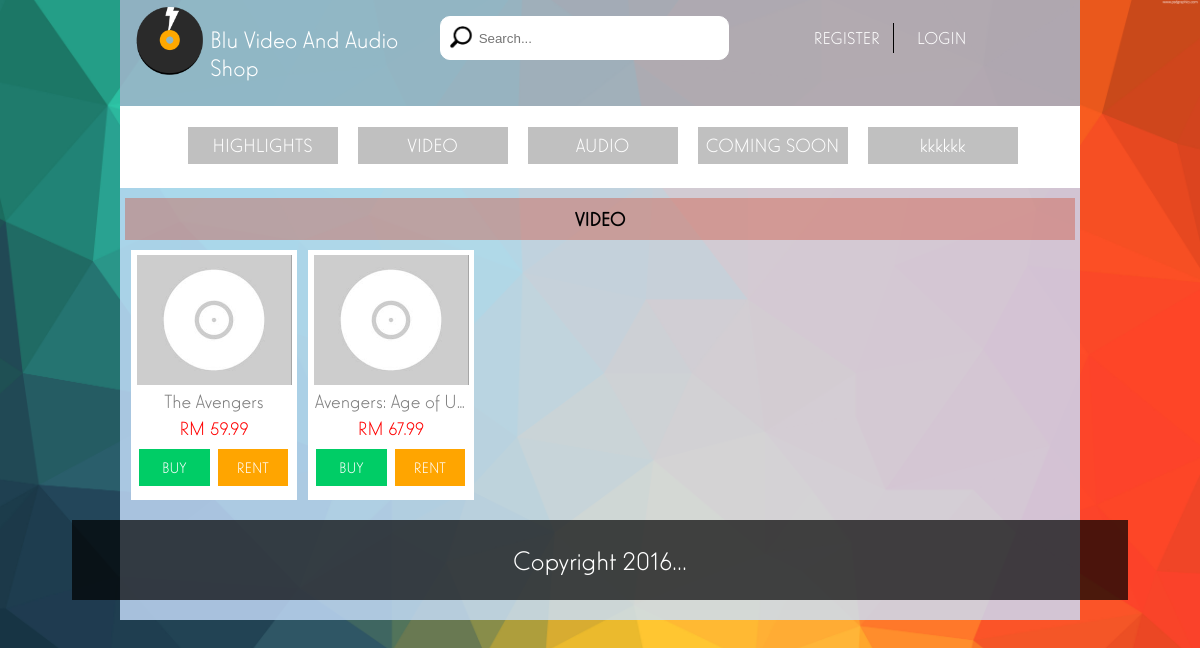
The app's page /visitor/navigation_link.php?cat=2 with its own data.
### tables this page shows
CREATE TABLE IF NOT EXISTS `product` (
  `Product_ID` int(15) NOT NULL AUTO_INCREMENT,
  `Product_Name` varchar(255) NOT NULL,
  `Product_Description` varchar(255) NOT NULL,
  `Product_Pic` varchar(255) NOT NULL DEFAULT '../images/default_album.jpg',
  `Product_Type` int(15) NOT NULL,
  `Product_Category` varchar(255) NOT NULL,
  `Product_Price` double NOT NULL,
  `Product_Rent_Price` double NOT NULL DEFAULT '10',
  `Product_Stock` int(11) NOT NULL,
  `Product_Date` date NOT NULL,
  `Product_Status` varchar(15) NOT NULL,
  PRIMARY KEY (`Product_ID`)
);

### utility/video.php (the view, shortened to what this page needs)
<?php
	if(isset($_SESSION['user_id']) && $_SESSION['user_id']) {
		$user_id = $_SESSION['user_id'];
		$login_product="product_page_login.php";
	} else {
		$login_product="product_page.php";
	}
?>
<div id="" class="new_pro_color5 pro_title1">VIDEO
</div>
<?php
	$product_sql = "select * from product where product_status = 1 and product_type = 1";
	$product_result = mysql_query($product_sql);
	$product_check = mysql_num_rows($product_result);
	if($product_check!=0){
		$product_row = mysql_fetch_array($product_result);
		do{
			$product_id = $product_row['Product_ID'];
			$product_name = $product_row['Product_Name'];
			$product_image = $product_row['Product_Pic'];
			$product_price = $product_row['Product_Price'];
			echo "
				<div id='' class='pro_div1'>
					<div id='' class='prod_pic'>
						<a href='../utility/".$login_product."?product_id=".$product_id."' target='_blank' id='' class=''><img src='".$product_image."' id='' class='prod_pic_img'/></a>
					</div>
					<a href='../utility/".$login_product."?product_id=".$product_id."' target='_blank' id='' class='prod_name'>
					".$product_name."
					</a>
					<a href='../utility/".$login_product."?product_id=".$product_id."' target='_blank' id='' class='prod_price'>
					RM ".$product_price."
					</a>
					<a href='../utility/".$login_product."?product_id=".$product_id."' name='buy_product' onclick='buy_assignLink()' class='prod_btn prod_buy'>BUY</a>
					<a href='../utility/".$login_product."?product_id=".$product_id."' name='rent_product' onclick='rent_assignLink()' class='prod_btn prod_rent'>RENT</a>
				</div>
				";
		}while($product_row = mysql_fetch_array($product_result));
	}
	else {
		include("../utility/prod_not_found.php");
	}
?>

### css/main.css (style rules this page uses)
body { background-image: url("../images/colorful-triangles-background.jpg"); background-repeat:no-repeat; -webkit-background-size: cover; -moz-background-size: cover; -o-background-size: cover; background-size: cover; margin:0 auto; font-family:elegant_luxmager; }
.pro_div1 { background-color:white; width:166px; height:250px; float:left; margin:10px 0 0 11px; }
.new_pro_color5 { background-color:rgba(205, 79, 57, 0.4); color:black; }
.pro_title1 { width:99%; text-align:center; font-size:20px; font-weight:800; padding:10px 0; margin: 10px auto 0; }
.prod_pic { width:155px; height:130px; background-color:grey; margin:5px auto; position: relative; overflow: hidden; }
.prod_pic img { position: absolute; left: 50%; top: 50%; height: 100%; width: auto; -webkit-transform: translate(-50%,-50%); -ms-transform: translate(-50%,-50%); transform: translate(-50%,-50%); }
.prod_pic img.prod_pic_img { width: 100%; height: auto; }
.prod_name { text-decoration:none; font-size:20px; display:block; width:92%; margin-bottom:10px; margin: 5px auto; overflow: hidden; text-overflow: ellipsis; white-space: nowrap; color:grey; }
.prod_price { text-decoration:none; font-size:20px; display:block; width:100%; margin-bottom:10px; color:red; }
.prod_btn { float:left; width:42.5%; padding:10px 0; text-decoration:none; color:white; }
.prod_rent { background-color: orange; }
.prod_buy { background-color: #00CD66; margin:0 8px; }

### records on screen
product: Product_Pic (placeholder picture), Product_Name "The Avengers", Product_Price "59.99"
product: Product_Pic (placeholder picture), Product_Name "Avengers: Age of U…", Product_Price "67.99"
